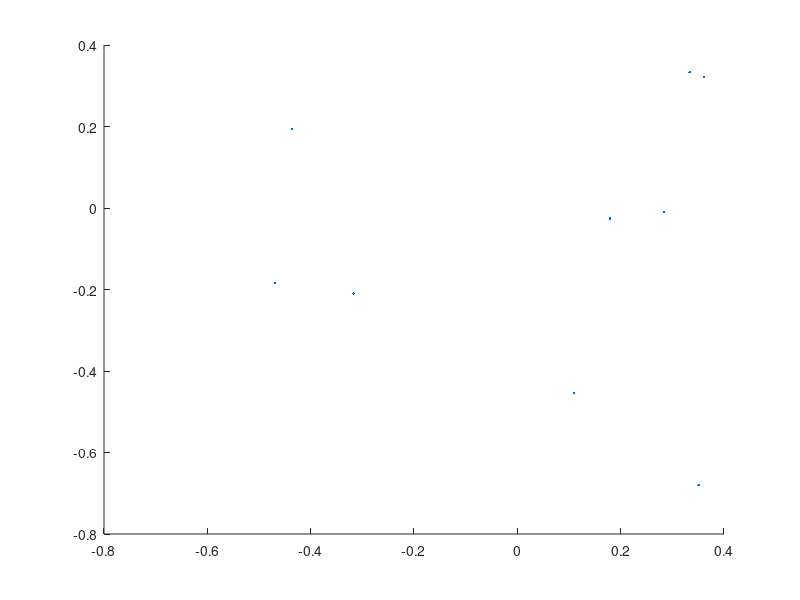

MATLAB code to generate this figure:
% (a)
D = [0,206,429,1504,963,2976,3095,2979,1949;
    206,0,233,1308,802,2815,2934,2786,1771;
    429,233,0,1075,671,2684,2799,2631,1616;
    1504,1308,1075,0,1329,3273,3053,2687,2037;
    963,802,671,1329,0,2013,2142,2054,996;
    2976,2815,2684,3273,2013,0,808,1131,1307;
    3095,2934,2799,3053,2142,808,0,379,1235;
    2979,2786,2631,2687,2054,1131,379,0,1059;
    1949,1771,1616,2037,996,1307,1235,1059,0];
D = D.^2;

% (b)
H = eye(9)-1/9*ones(9);
K_tilde = -1/2*H*D*H';
[V,E] = eig(K_tilde);
[d,ind] = sort(diag(E),'descend');
Es = E(ind,ind);
Vs = V(:,ind);
k = 2;
E_k = sqrt(Es(1:k,1:k));
V_k = Vs(1:k,:);
Z_k = E_k*V_k;

% (c)
e = diag(Es);
plot(e/sum(e))
% There are some negative eigenvalues, since the matrix D is not symmetric
% postively defined.

% (d)
scatter(V(1,:),V(2,:),'.b')